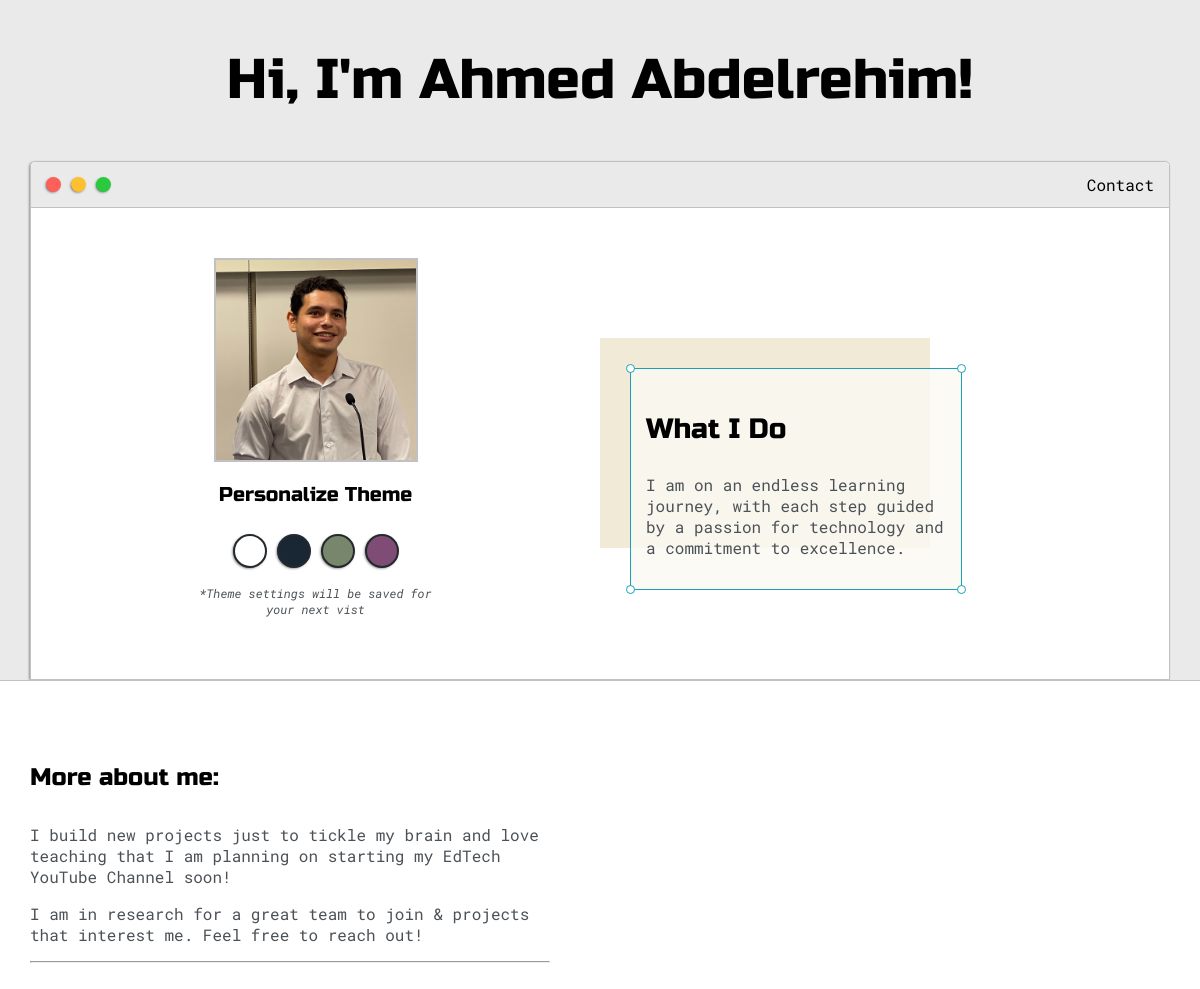
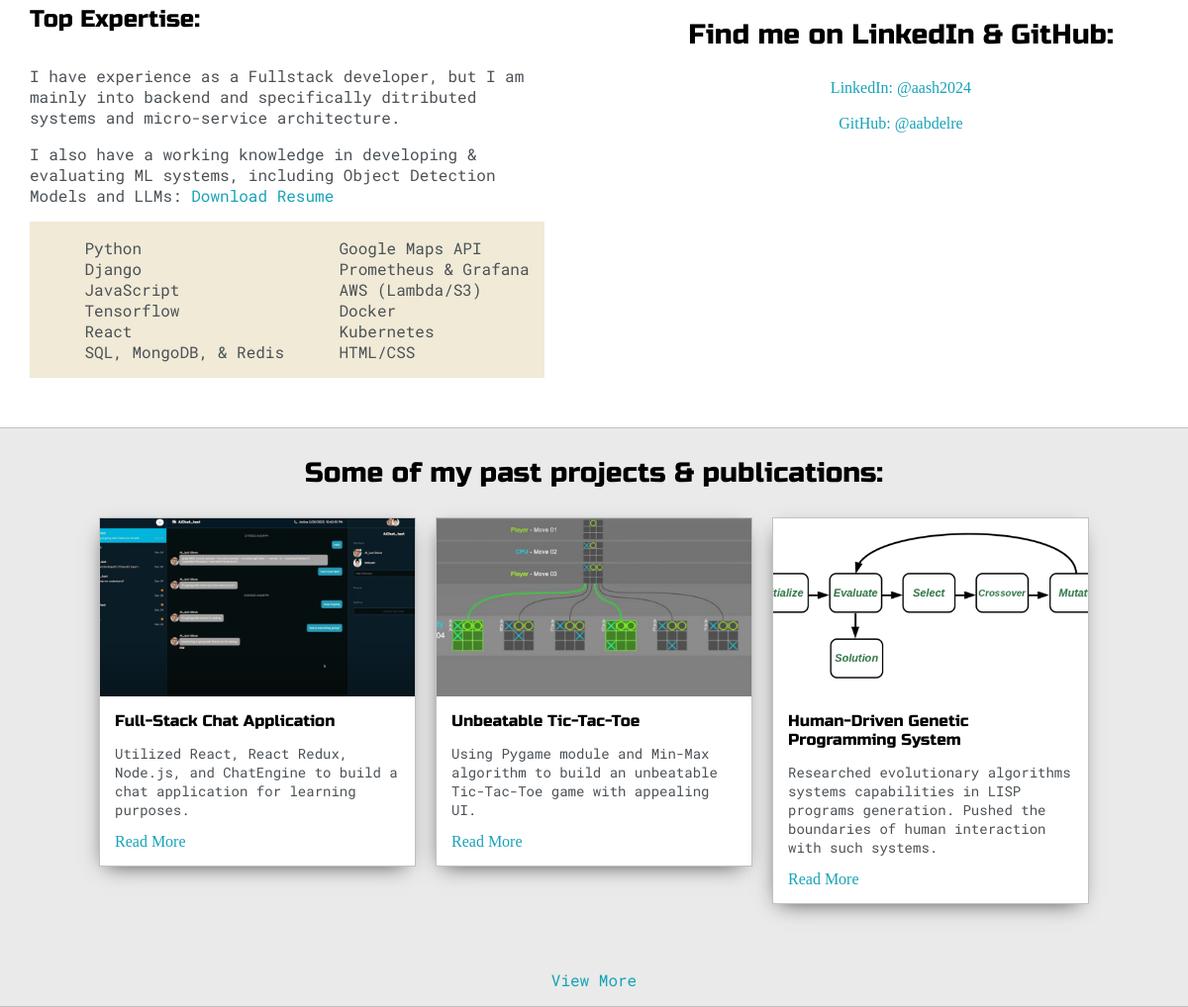
The page / on the database its author committed (2 pictures, top to bottom).
### base/models.py (models this page shows, shortened)
class Post(models.Model):
	headline = models.CharField(max_length=200)
	sub_headline = models.CharField(max_length=200, null=True, blank=True)
	thumbnail = models.ImageField(null=True, blank=True, upload_to="images", default="/images/placeholder.png")
	body = RichTextUploadingField(null=True, blank=True)
	created = models.DateTimeField(auto_now_add=True)
	active = models.BooleanField(default=False)
	featured = models.BooleanField(default=False)
	tags = models.ManyToManyField(Tag, null=True, blank=True)
	slug = models.SlugField(null=True, blank=True)

### base/views.py (the view)
# urls.py: path('', views.home, name="home"),
def home(request):
	posts = Post.objects.filter(active=True, featured=True)[0:4]
	context = {'posts':posts}
	return render(request, 'base/index.html', context)

### base/templates/base/index.html (shortened to what this page needs)
<!DOCTYPE html>
{% load static %}
<html>
<head>
	<link rel="stylesheet" type="text/css" href="{% static 'css/default.css' %}">
	<link id="theme-style" rel="stylesheet" type="text/css" href="">
</head>
<body>
	<section class="s1">
		<div class="main-container">
			<div class="greeting-wrapper">
				<h1>Hi, I'm Ahmed Abdelrehim!</h1>
			</div>
			<div class="intro-wrapper">
				{% include 'base/navbar.html' %}
				<div class="left-column">
					<img id="profile_pic" src="{% static 'images/ahmed.png' %}">
					<h5 style="text-align: center;line-height: 0;">Personalize Theme</h5>
					<div id="theme-options-wrapper">
						<div data-mode="light" id="light-mode" class="theme-dot"></div>
						<div data-mode="blue" id="blue-mode" class="theme-dot"></div>
						<div data-mode="green" id="green-mode" class="theme-dot"></div>
						<div data-mode="purple" id="purple-mode" class="theme-dot"></div>
					</div>
					<p id="settings-note">*Theme settings will be saved for<br>your next vist</p>
				</div>
				<div class="right-column">
					<div id="preview-shadow">
						<div id="preview">
							<div id="corner-tl" class="corner"></div>
							<div id="corner-tr" class="corner"></div>
							<h3>What I Do</h3>
							<p>I am on an endless learning journey, with each step guided by a passion for technology and a commitment to excellence.</p>
							<div id="corner-br" class="corner"></div>
							<div id="corner-bl" class="corner"></div>
						</div>
					</div>
				</div>
			</div>
		</div>
	</section>
	<section class="s2">
		<div class="main-container">
			<div class="about-wrapper">
				<div class="about-me">
					<h4>More about me:</h4>
					<p>I build new projects just to tickle my brain and love teaching that I am planning on starting my EdTech YouTube Channel soon!</p>
					<p>I am in research for a great team to join & projects that interest me. Feel free to reach out!</p>
					<hr>
					<h4>Top Expertise:</h4>
					<p>I have experience as a Fullstack developer, but I am mainly into backend and specifically ditributed systems and micro-service architecture.</p>
					<p>I also have a working knowledge in developing & evaluating ML systems, including Object Detection Models and LLMs: <a target="_blank" href="{% static 'Ahmed_Abdelrehim_Resume.pdf' %}">Download Resume</a></p>
					<div id="skills">
						<ul>
							<li>Python</li>
							<li>Django</li>
							<li>JavaScript</li>
							<li>Tensorflow</li>
							<li>React</li>
							<li>SQL, MongoDB, & Redis</li>
						</ul>
						<ul>
							<li>Google Maps API</li>
							<li>Prometheus & Grafana</li>
							<li>AWS (Lambda/S3)</li>
							<li>Docker</li>
							<li>Kubernetes</li>
							<li>HTML/CSS</li>
						</ul>
					</div>
				</div>
				<div class="social-links">
					<h3>Find me on LinkedIn & GitHub:</h3>
					<a target="_blank" href="https://www.linkedin.com/in/aash2024/">LinkedIn: @aash2024</a>
					<br>
					<a target="_blank" href="https://github.com/aabdelre">GitHub: @aabdelre</a>
				</div>
			</div>
		</div>
	</section>
	<section class="s1">
		<div class="main-container">
			<h3 style="text-align: center;">Some of my past projects & publications:</h3>
			<div class="post-wrapper">
				{% for post in posts %}
				<div>
					<div class="post">
						<img class="thumbnail" src="{{post.thumbnail.url}}">
						<div class="post-preview">
							<h6 class="post-title">{{post.headline}}</h6>
							<p class="post-intro">{{post.sub_headline}}</p>
							<a href="{%  url 'post' post.slug %}">Read More</a>
						</div>
					</div>
				</div>
				{% endfor %}
			</div>
			<p align="center">
				<a href="{% url 'posts' %}">View More</a>
			</p>
		</div>
	</section>
</body>
</html>

### static/css/default.css (style rules this page uses)
:root { --mainColor:#eaeaea; --secondaryColor:#fff; --borderColor:#c1c1c1; --mainText:black; --secondaryText:#4b5156; --themeDotBorder:#24292e; --previewBg:rgb(251, 249, 243, 0.8); --previewShadow:#f0ead6; --buttonColor:black; }
html, body { padding: 0; margin: 0; scroll-behavior: smooth; }
body * { transition: 0.3s; }
h1, h2, h3, h4, h5, h6, strong { color: var(--mainText); font-family: 'Russo One', sans-serif; font-weight: 500; }
p, li, span, label, input, textarea { color: var(--secondaryText); font-family: 'Roboto Mono', monospace; }
a { text-decoration: none; color:#17a2b8; }
ul { list-style: none; }
h1 { font-size: 56px; }
h3 { font-size: 28px; }
h4 { font-size: 24px; }
h5 { font-size: 20px; }
h6 { font-size: 16px; }
.s1 { background-color: var(--mainColor); border-bottom:1px solid var(--borderColor); overflow:auto; }
.s2 { background-color: var(--secondaryColor); border-bottom:1px solid var(--borderColor); overflow:auto; }
.main-container { width: 1200px; margin: 0 auto; }
.greeting-wrapper { display: grid; text-align: center; align-content: center; min-height: 10em; }
.intro-wrapper { background-color: var(--secondaryColor); border:1px solid var(--borderColor); border-radius:5px 5px 0 0; -webkit-box-shadow: -1px 1px 3px -1px rgba(0,0,0,0.75); -moz-box-shadow: -1px 1px 3px -1px rgba(0,0,0,0.75); box-shadow: -1px 1px 3px -1px rgba(0,0,0,0.75); display: grid; grid-template-columns: 1fr 1fr; grid-template-areas: 'nav-wrapper nav-wrapper' 'left-column right-column' ; }
.left-column { grid-area: left-column; padding-top:50px; padding-bottom: 50px; }
#profile_pic { display: block; margin:0 auto; height: 200px; width: 200px; object-fit: cover; border:2px solid var(--borderColor); }
#theme-options-wrapper { display: flex; justify-content: center; }
.theme-dot { height: 30px; width: 30px; background-color: black; border-radius: 50%; margin: 5px; border:2px solid var(--themeDotBorder); -webkit-box-shadow: -1px 1px 3px -1px rgba(0,0,0,0.75); -moz-box-shadow: -1px 1px 3px -1px rgba(0,0,0,0.75); box-shadow: -1px 1px 3px -1px rgba(0,0,0,0.75); cursor: pointer; }
#light-mode { background-color: #fff; }
#blue-mode { background-color: #192734; }
#green-mode { background-color: #78866b; }
#purple-mode { background-color: #7E4C74; }
#settings-note { font-size: 12px; font-style: italic; text-align: center; }
.right-column { grid-area: right-column; display: grid; align-content: center; padding-top: 50px; padding-bottom: 50px; }
#preview-shadow { background-color: var(--previewShadow); max-width: 300px; height: 180px; padding-left: 30px; padding-top: 30px; }
#preview { width: 300px; border:1.5px solid #17a2b8; background-color: var(--previewBg); padding:15px; position: relative; }
.corner { width:7px; height: 7px; border-radius: 50%; border:1.5px solid #17a2b8; background-color: #fff; position: absolute; }
#corner-tl { top:-5px; left: -5px }
#corner-tr { top:-5px; right: -5px }
#corner-br { bottom:-5px; right: -5px }
#corner-bl { bottom:-5px; left: -5px }
.about-wrapper { display: grid; grid-template-columns: repeat(auto-fit, minmax(320px, 1fr)); padding-bottom: 50px; padding-top: 50px; gap:100px; }
#skills { display: flex; justify-content: space-evenly; background-color: var(--previewShadow); }
.social-links { display: grid; align-content: center; text-align: center; }
.post-wrapper { display: grid; grid-template-columns: repeat(auto-fit, 320px); gap:20px; justify-content: center; padding-bottom: 50px; }
.post { border:1px solid var(--borderColor); -webkit-box-shadow: -2px 7px 21px -9px rgba(0,0,0,0.75); -moz-box-shadow: -2px 7px 21px -9px rgba(0,0,0,0.75); box-shadow: -2px 7px 21px -9px rgba(0,0,0,0.75); }
.thumbnail { display: block; width: 100%; height:180px; object-fit: cover; }
.post-preview { background-color: #fff; padding:15px; }
.post-title { color:black; margin: 0; }
.post-intro { color:#4b5156; font-size: 14px; }
@media screen and (max-width: 1200px) { .main-container { width: 95%; } }

### rows shown on the page
Post: thumbnail (picture), headline "Full-Stack Chat Application", sub_headline "Utilized React, React Redux, Node.js, and ChatEngine to build a chat application for learning purposes."
Post: thumbnail (picture), headline "Unbeatable Tic-Tac-Toe", sub_headline "Using Pygame module and Min-Max algorithm to build an unbeatable Tic-Tac-Toe game with appealing UI."
Post: thumbnail (picture), headline "Human-Driven Genetic Programming System", sub_headline "Researched evolutionary algorithms systems capabilities in LISP programs generation. Pushed the boundaries of human interaction with such systems."
